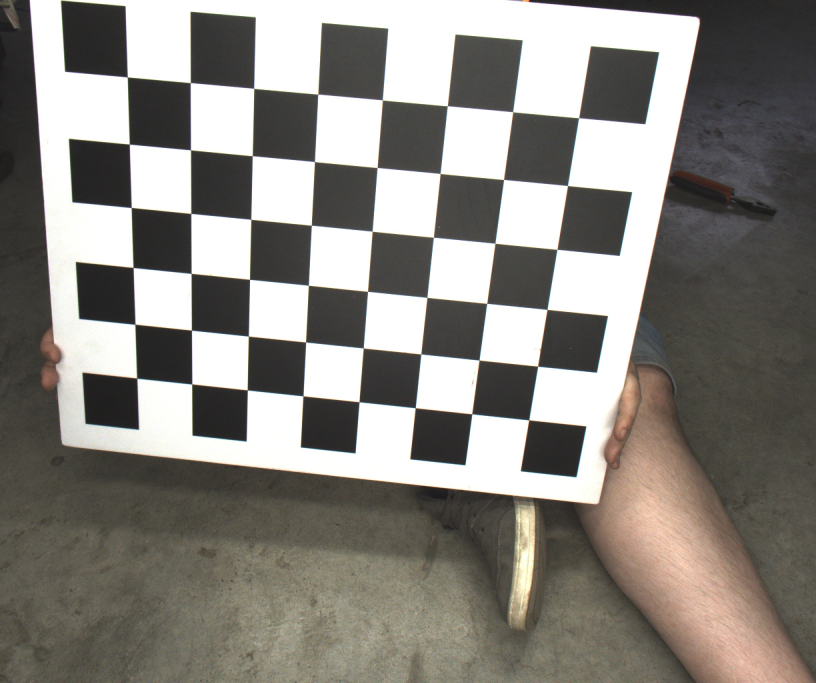
#> input picture img/left/0-0.jpg, 2448 x 2048 px (shown at 1/3 size); its folder holds 4 pictures in this run
$ python calibrate.py   (older library calls are emulated)
#> lines starting #> are read from the running program, lines starting #| are printed output that depends on the picture; long printed decimals are rounded; pictures that were not available may be replaced by others from this repository, and a replacement may not be noted
import cv2
from cv2 import CALIB_CB_FAST_CHECK
from cv2 import drawChessboardCorners
import numpy as np
import glob

#Find image paths
left_paths = sorted(glob.glob("img/left/*.jpg"))
right_paths = sorted(glob.glob("img/right/*.jpg"))

print(left_paths)
print(right_paths)

#Setup corresponding points for calibration
chessboard_size = (8,6)
cell_size = 60 #mm
termination_criteria = criteria = (cv2.TERM_CRITERIA_EPS + cv2.TERM_CRITERIA_MAX_ITER, 50, 0.01)

image_points_L = []
image_points_R = []
image_sizes = None
object_points_single = [ [j*cell_size, i*cell_size, 0] for i in range(0,chessboard_size[1]) for j in range(0,chessboard_size[0])]
object_points = []
for left_path, right_path in zip(left_paths,right_paths):

        imgL = cv2.imread(left_path)
#> imgL is the input picture: shape (2048, 2448, 3); mean B, G, R 127.5, 133, 136.4
        imgL_grey = cv2.imread(left_path, cv2.IMREAD_GRAYSCALE)
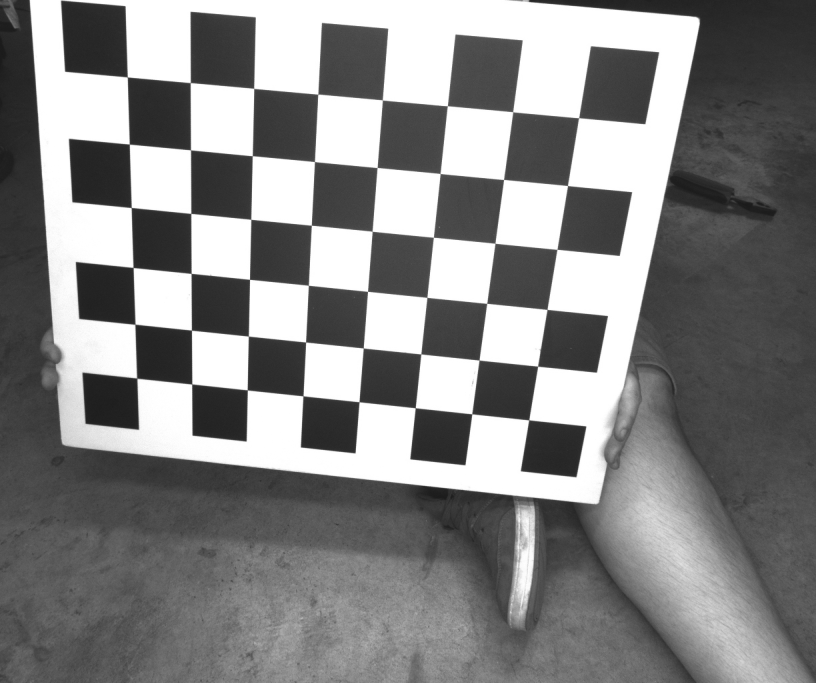
#> imgL_grey: shape (2048, 2448) (shown at 1/3 size); min 25, max 255, mean 133.4

        imgR = cv2.imread(right_path)
        imgR_grey = cv2.imread(right_path, cv2.IMREAD_GRAYSCALE)

        if image_sizes == None:
            image_sizes = [imgL_grey.shape, imgR_grey.shape]
#> image_sizes = [(2048, 2448), (2048, 2448)]
        elif not image_sizes == [imgL_grey.shape, imgR_grey.shape]:
            print("Error.  Input images are not the same size!")
            exit()

        retvalL, cornersL = cv2.findChessboardCorners(imgL, chessboard_size, CALIB_CB_FAST_CHECK)
#> retvalL = True; cornersL = 48 rows, first 8: [382.7, 231.8], [571.6, 249.1], [761.8, 265.6], [954.4, 283.5], [1147.8, 301], [1343.2, 317.9], [1539.2, 336], [1737.3, 353.9]
        retvalR, cornersR = cv2.findChessboardCorners(imgR, chessboard_size, CALIB_CB_FAST_CHECK)
#> retvalR = True; cornersR has the same summary as cornersL

        if retvalL and retvalR:
            cornersL = cv2.cornerSubPix(imgL_grey, cornersL, (11,11), (-1,-1), termination_criteria)
#> cornersL = 48 rows, first 8: [382.8, 231.8], [571.6, 248.8], [762.1, 266], [954.5, 283.4], [1147.8, 300.8], [1342.8, 318.4], [1539.1, 336.4], [1736.8, 354.2]
            cornersR = cv2.cornerSubPix(imgR_grey, cornersR, (11,11), (-1,-1), termination_criteria)
#> cornersR has the same summary as cornersL
            image_points_L.append(cornersL)
            image_points_R.append(cornersR)
            object_points.append(np.asarray(object_points_single, dtype=np.float32))
        else:
            print(f"ERROR:  Did not find a chessboard in the image at path {left_path} or {right_path}")


print(object_points)
print("=================")
print(image_points_L)
#| [array([[[ 382.7531 ,  231.7658 ]],
#|        [[ 571.6196 ,  248.847]],
#|        [[ 762.087,  266.021]],
#|        [[ 954.4779 ,  283.430]],
#|        [[1147.7802 ,  300.786]],
#|        [[1342.8268 ,  318.409  ]],
#|        [[1539.145  ,  336.3726 ]],
#|        [[1736.8284 ,  354.171  ]],
#|        [[ 388.804  ,  433.3006 ]],
#|        [[ 572.505,  450.676]],
#|        [[ 757.6342 ,  468.262]],
#|        [[ 944.238  ,  485.651]],
#> (further printed lines are left out)
#Calibrate left camera for initial intrinsics
retvalL, M1, D1, rvec1, tvec1 = cv2.calibrateCamera(object_points, image_points_L, image_sizes[0], None, None)
#> retvalL = 0.302; M1 = [[2795.4, 0, 1088.3], [0, 2874.4, 1216.9], [0, 0, 1]]; D1 = [[0.00495, 0.0274, -0.002, 0.0013, -0.45]]; rvec1 = ([0.443, 0.0679, 0.0916],); tvec1 = ([-220.2, -298.2, 871.1],)
retvalR, M2, D2, rvec2, tvec2 = cv2.calibrateCamera(object_points, image_points_R, image_sizes[1], None, None)
#> retvalR = 0.302; M2 has the same summary as M1; D2 = [[0.00495, 0.0274, -0.002, 0.0013, -0.45]]; rvec2 = ([0.443, 0.0679, 0.0916],); tvec2 = ([-220.2, -298.2, 871.1],)

#Test single camera calibration
for left_path, right_path in zip(left_paths,right_paths):
    # undistort
    leftSrc = cv2.imread(left_path)
    rightSrc = cv2.imread(right_path)
    newcameramtxL, roiL = cv2.getOptimalNewCameraMatrix(M1, D1, image_sizes[0], 1, image_sizes[0])
#> newcameramtxL = [[2757.8, 0, 1093], [0, 2833.3, 1212.1], [0, 0, 1]]; roiL = (18, 15, 2019, 2414)
    newcameramtxR, roiR = cv2.getOptimalNewCameraMatrix(M2, D2, image_sizes[1], 1, image_sizes[1])
#> newcameramtxR has the same summary as newcameramtxL; roiR = (18, 15, 2019, 2414)
    dstL = cv2.undistort(leftSrc, M1, D1, None, newcameramtxL)
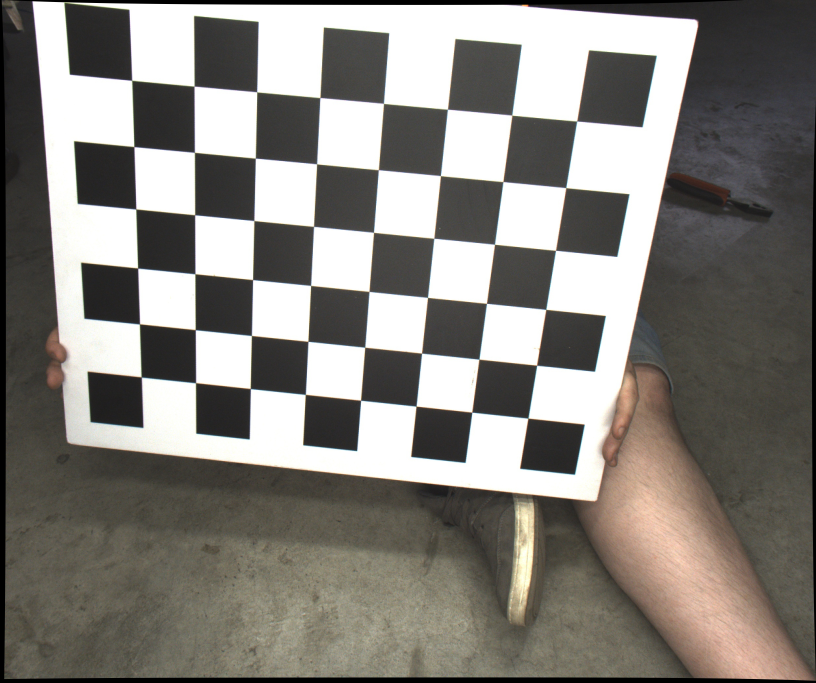
#> dstL: shape (2048, 2448, 3) (shown at 1/3 size); mean B, G, R 124.5, 129.9, 133.3
    dstR = cv2.undistort(rightSrc, M2, D2, None, newcameramtxR)

    concat = cv2.hconcat([leftSrc,rightSrc])
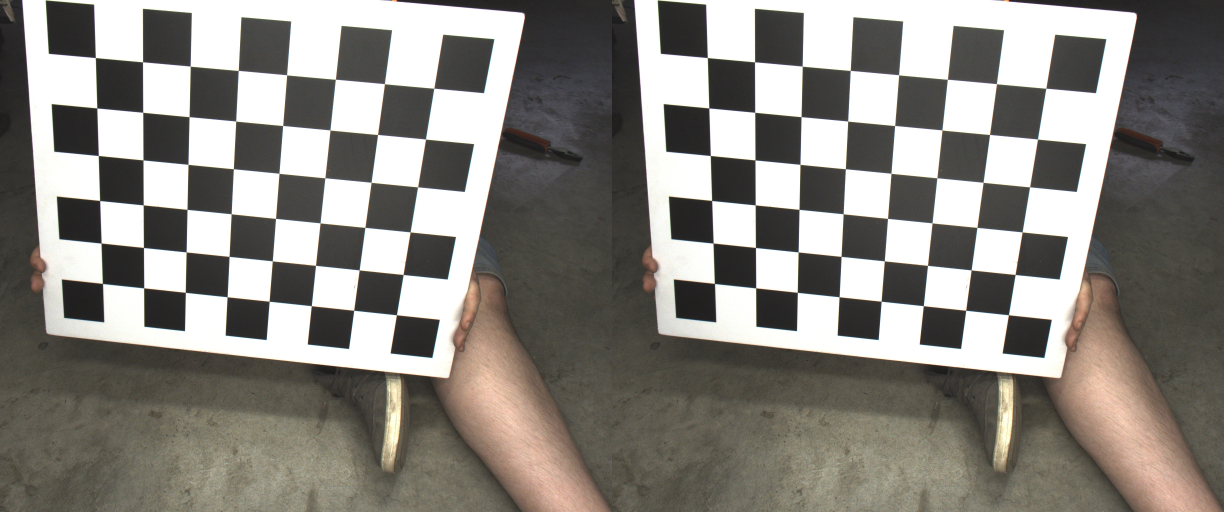
#> concat: shape (2048, 4896, 3) (shown at 1/4 size); mean B, G, R 127.5, 133, 136.4
    cv2.imshow("Calib", concat)
    cv2.waitKey(0)

if not retvalL and retvalR:
    print(f"Error could not calculate an initial camera calibration L={retvalL} R={retvalR}")
    exit()

#Calibrate the stereo Pair
flags = cv2.CALIB_FIX_INTRINSIC
retval , M1, D1, M2, D2, R, T, E, F = cv2.stereoCalibrate(object_points, image_points_L, image_points_R, M1, D1, M2, D2, image_sizes[0], flags)
#> retval = 0.302; R = [[1, 4.14e-17, -9.38e-17], [-4.14e-17, 1, 2.89e-16], [9.38e-17, -2.89e-16, 1]]; T = [4.74e-14, -3.18e-13, 1.95e-13]; E = [[-2.18e-29, -1.95e-13, -3.18e-13], [1.95e-13, 2.18e-29, -4.74e-14], [3.18e-13, 4.74e-14, -1.61e-29]]; F = [[-2.79e-36, -2.43e-20, -8.43e-17], [2.43e-20, 2.63e-36, -4.29e-17], [8.43e-17, 4.29e-17, 0]]
print(f"Retval: {retval}")
#| Retval: 0.3019

#Rectification
# flags = cv2.CALIB_ZERO_DISPARITY
R1, R2, P1, P2, Q, ROI1, ROI2 = cv2.stereoRectify(M1,D1,M2,D2, image_sizes[0], R,T, flags)
#> R1 = [[0.991, 0.126, -0.0354], [-0.126, 0.846, -0.519], [-0.0354, 0.519, 0.854]]; R2 has the same summary as R1; P1 = [[2795.4, 0, 1260.1, 0], [0, 2795.4, 3349.7, 0], [0, 0, 1, 0]]; P2 = [[2795.4, 0, 1260.1, 0], [0, 2795.4, 3349.7, -1.05e-09], [0, 0, 1, 0]]; Q = [[1, 0, 0, -1260.1], [0, 1, 0, -3349.7], [0, 0, 0, 2795.4], [0, 0, 2.66e+12, 0]]; ROI1 = (307, 0, 1741, 2448); ROI2 = (307, 0, 1741, 2448)


#Create a map which we can use to recfy images
map1x, map1y = cv2.initUndistortRectifyMap(M1,D1,R,P1,image_sizes[0], cv2.CV_16SC2, cv2.INTER_LINEAR)
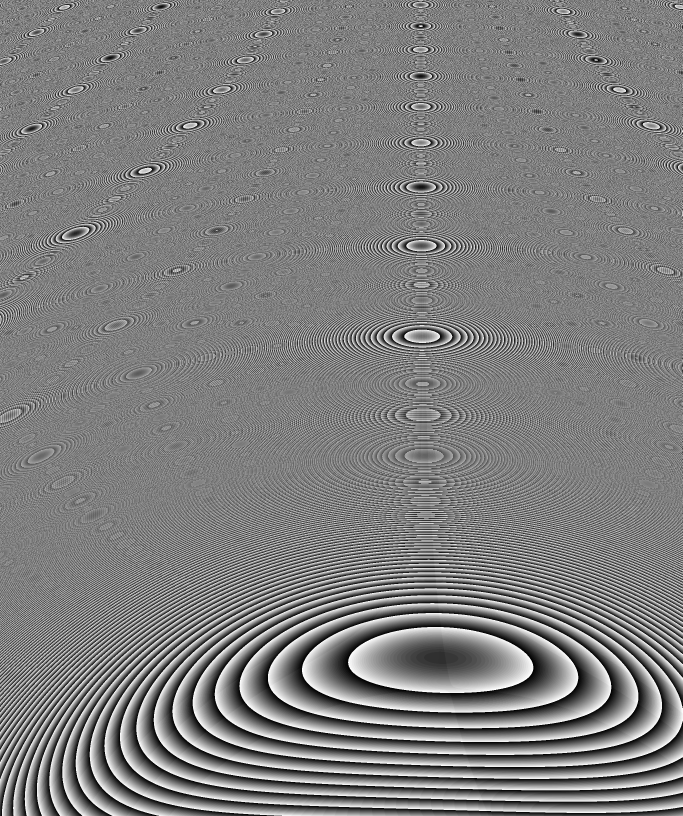
#> map1y: shape (2448, 2048) uint16 (shown at 1/3 size); min 0, max 1023, mean 511.5; drawn with min black and max white
map2x, map2y = cv2.initUndistortRectifyMap(M2,D2,R,P2,image_sizes[1], cv2.CV_16SC2, cv2.INTER_LINEAR)

#test
for left_path, right_path in zip(left_paths,right_paths):
    lim = cv2.imread(left_path)
    rim = cv2.imread(right_path)

    lim_rect = cv2.remap(lim,map1x,map1y,cv2.INTER_LINEAR)
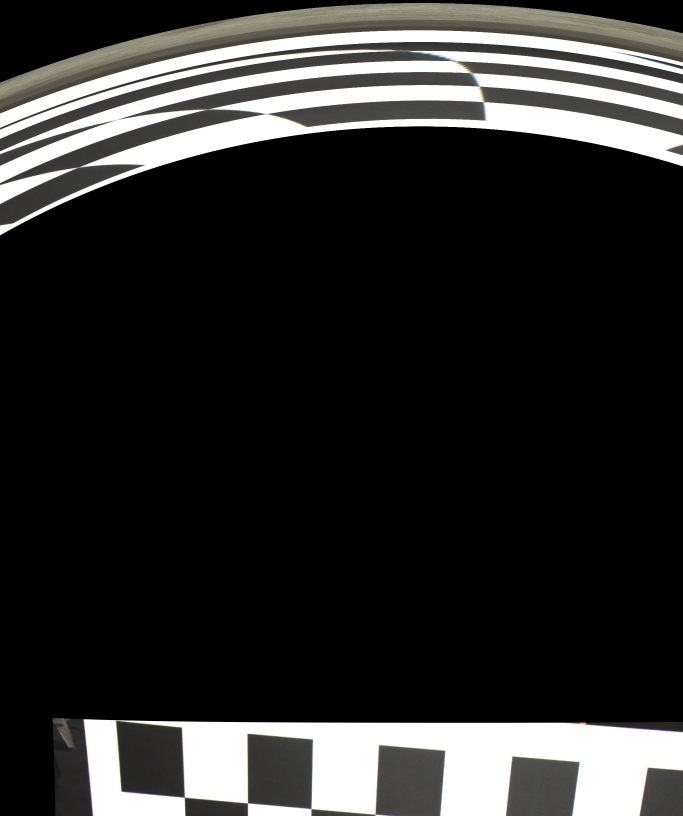
#> lim_rect: shape (2448, 2048, 3) (shown at 1/3 size); mean B, G, R 43.5, 44.3, 44.5
    rim_rect = cv2.remap(rim,map2x,map2y,cv2.INTER_LINEAR)

    norma_concat = cv2.hconcat([lim,rim])
    rect_concat = cv2.hconcat([lim_rect,rim_rect])
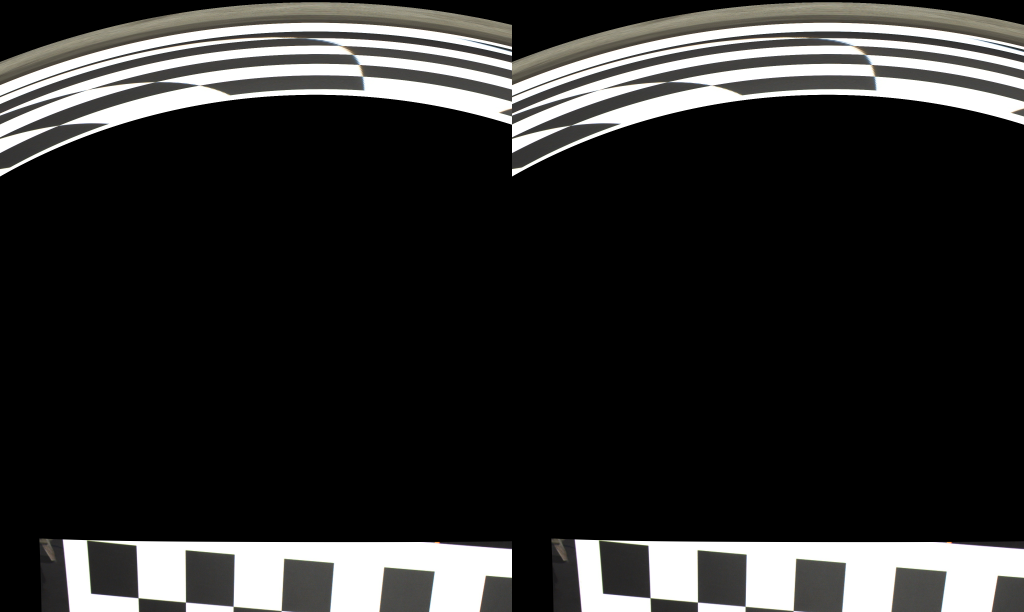
#> rect_concat: shape (2448, 4096, 3) (shown at 1/4 size); mean B, G, R 43.5, 44.3, 44.5

    #draw lines
    nlines = 50
    for img in [norma_concat,rect_concat]:
        for l in range(0,nlines):
            hoffset = int(l*(img.shape[1]/nlines))
            cv2.line(img,(0,hoffset), (2*img.shape[0],hoffset), (0,0,255), 1)
#> this loop made 2 passes

    cv2.imshow("Normal",norma_concat)
    cv2.imshow("Rectified",rect_concat)
    cv2.waitKey(0)
    cv2.destroyAllWindows()
